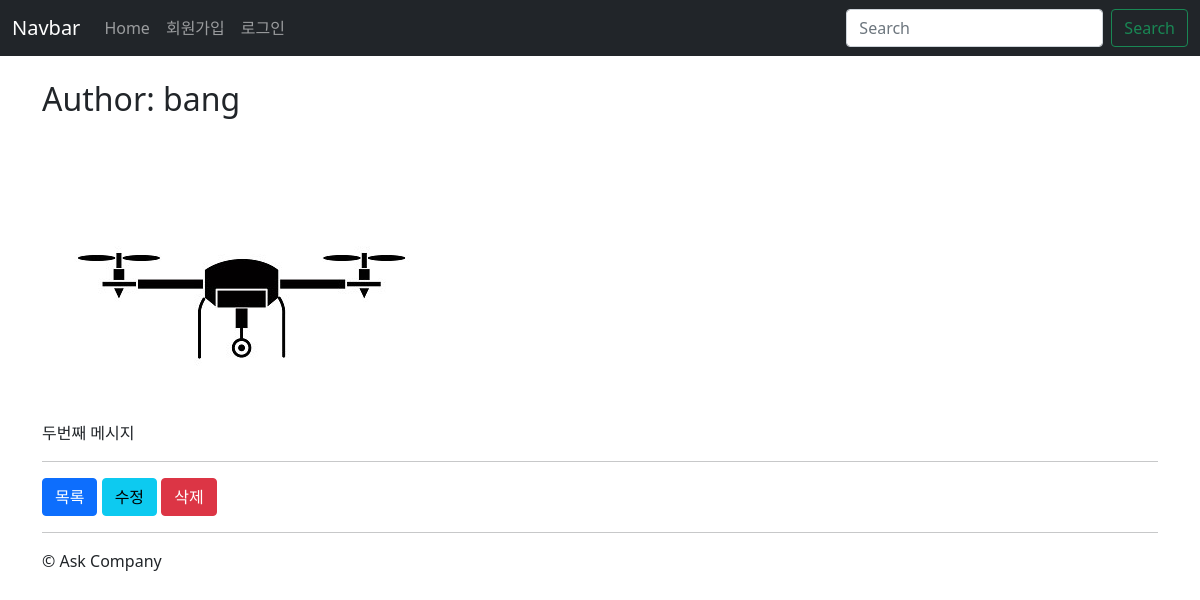
Screenshot of /k-instagram/104/ with the database file from the repository.
### instagram/models.py (models this page shows, shortened)
class Post(models.Model):
    author = models.ForeignKey(settings.AUTH_USER_MODEL,
        on_delete=models.CASCADE, related_name='+')
    message = models.TextField(
        validators=[MinLengthValidator(10)]
    )
    photo = models.ImageField(blank=True, upload_to='instagram/post/%Y/%m/%d') # media���� �ؿ� upload_to ��ΰ� ������
    tag_set = models.ManyToManyField('Tag', blank=True) # Tag�� ������ ���, Tag�� ���� ���� �׾���(�ۼ� ��ÿ� ���ǵǾ� ���� ����)
    is_public = models.BooleanField(default=False, verbose_name='��������')
    create_at = models.DateTimeField(auto_now_add=True)
    update_at = models.DateTimeField(auto_now=True)
    class Meta:
        ordering = ['-id']

### instagram/views.py (the view)
class PostDetailView(DetailView):
    model = Post
    def get_queryset(self):
        qs = super().get_queryset()  # 부모의 함수를 호출해서 재정의
        if not self.request.user.is_authenticated:  # 현재 로그인된 유저 인스턴스가 없다면(로그인 안한 상태면)
            qs = qs.filter(is_public=True)
        return qs

### instagram/templates/instagram/post_detail.html (shortened to what this page needs)
{% extends 'instagram/layout.html' %}
{% block content %}
    <h2>Author: {{ post.author }}</h2>
    {% if post.photo %}
        <div>
            <img src="{{ post.photo.url }}" />
        </div>
    {% endif %}
    {{ post.message | linebreaks }}
    <hr/>
    <a href="{% url 'instagram:post_list' %}" class="btn btn-primary">
        목록
    </a>
    <a href="{% url 'instagram:post_edit' post.pk %}" class="btn btn-info">
        수정
    </a>
    <a href="{% url 'instagram:post_delete' post.pk %}" class="btn btn-danger">
        삭제
    </a>
{% endblock content %}

### askcompany/templates/layout.html (style rules this page uses)
body { padding-top: 5rem; }

### rows the page displays
Post: author "bang", photo (picture), message "두번째 메시지"
